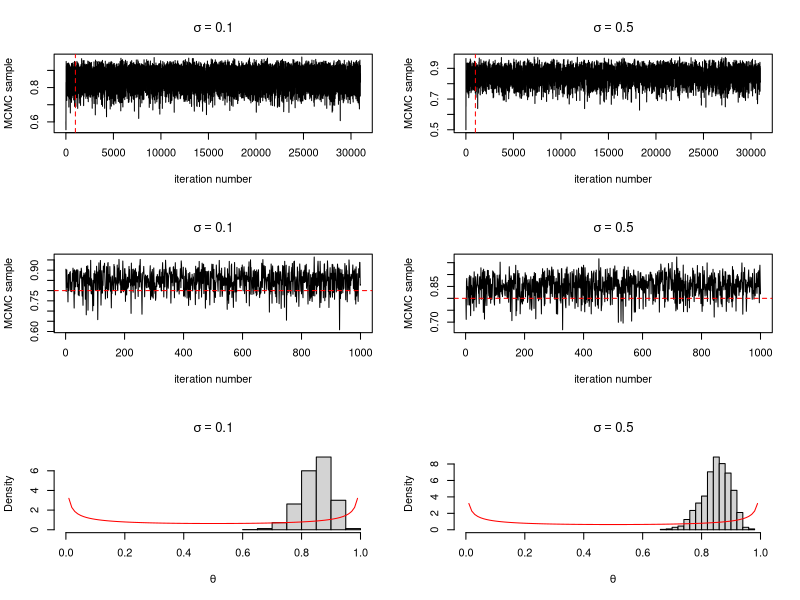
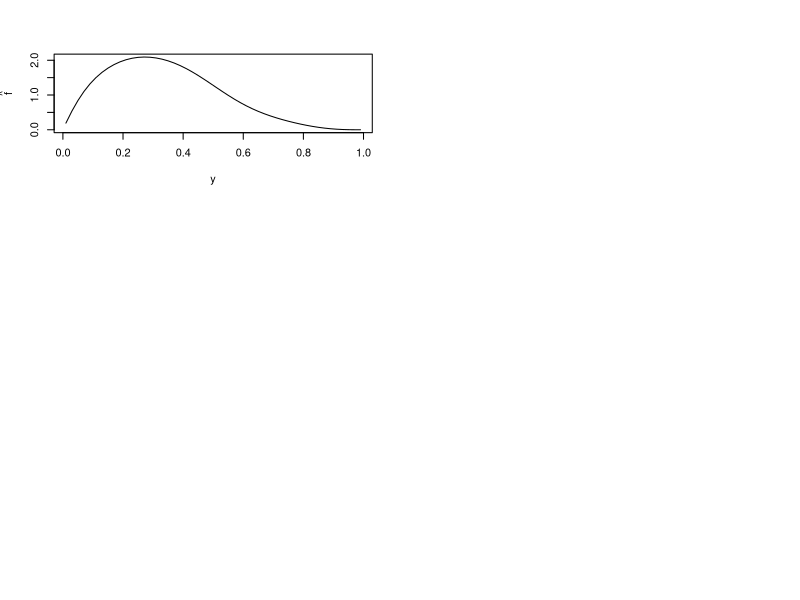

Reproduce these figures in R, in order.
posterior <- function(theta,y){(theta^(y-0.5))*((1-theta)^(50-y-0.5))}
f <- function(m=1000,N=1000,k=30,theta0=0.5,sigma){
  a <-c();theta <- c()
  y0 <- rbinom(1,50,0.8)
  u <- runif(m+N*k)
  for(i in 1:(m+N*k)){
    repeat{
      z <- rnorm(1,theta0,sigma)
      if(z>0 & z<1){break}
    }
    a[i] <- alpha <- min(posterior(z,y0)/posterior(theta0,y0),1)
    if(alpha>u[i]){
      theta[i] <- z
    }else{
      theta[i] <- theta0
    }
    theta0 <- theta[i]
  }
  return(list(a,u,theta))
}
set.seed(109225017)
result1 <- f(sigma=0.1)
m=1000;N=1000;k=30
result1.theta <- result1[[3]][seq(m+k,m+N*k,k)]
table <- matrix(c(mean(result1.theta),var(result1.theta),sum(result1[[1]]>result1[[2]])/(m+N*k)),nrow=1)
set.seed(109225017)
result2 <- f(sigma=0.5)
result2.theta <- result2[[3]][seq(m+k,m+N*k,k)]
table <- rbind(table,c(mean(result2.theta),var(result2.theta),sum(result2[[1]]>result2[[2]])/(m+N*k)))
colnames(table) <- c("E(theta|y)","Var(theta|y)","AR")
rownames(table) <- c("sigma=0.1","sigma=0.5")
table <- as.data.frame(table)

par(mfrow=c(3,2))
plot(1:(m+N*k),result1[[3]],type="l",xlab = "iteration number",ylab="MCMC sample",main=expression
     (sigma==0.1))
abline(v=m,col="red",lty=2)

plot(1:(m+N*k),result2[[3]],type="l",xlab = "iteration number",ylab="MCMC sample",main=expression
     (sigma==0.5))
abline(v=m,col="red",lty=2)

plot(1:N,result1.theta,type="l",xlab = "iteration number",ylab="MCMC sample",main=expression(sigma==0.1))
abline(h=0.8,col="red",lty=2)

plot(1:N,result2.theta,type="l",xlab = "iteration number",ylab="MCMC sample",main=expression(sigma==0.5))
abline(h=0.8,col="red",lty=2)

hist(result1.theta,freq = F,xlim=c(0,1),xlab=expression(theta),main=expression(sigma==0.1))
curve(dbeta(x,0.5,0.5),add=T,col="red")

hist(result2.theta,freq = F,xlim=c(0,1),xlab=expression(theta),main=expression(sigma==0.5))
curve(dbeta(x,0.5,0.5),add=T,col="red")


#2
y0 <- 0.5
N = m = 1000;k <- 30
x <-c(); y <- c()
set.seed(109225017)
for(i in 1:(m+N*k)){
  x[i] <- rbinom(1,20,y0)
  y[i] <- rbeta(1,x[i]+2,20-x[i]+4)
  y0 <- y[i]
}
result <- y[seq(m+k,m+N*k,k)]
mean(result);var(result)
xaxis <- seq(0.01,0.99,0.02)
fyhat <- sapply(xaxis, function(y){
  mean(dbeta(y,x[seq(m+k,m+N*k,k)]+2,20-x[seq(m+k,m+N*k,k)]+4))
})
plot(xaxis,fyhat,type = "l",xlab = "y",ylab =expression(hat(f)))
